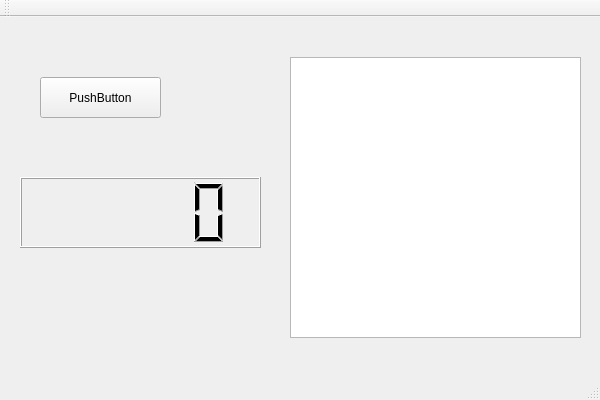
<?xml version="1.0" encoding="UTF-8"?>
<ui version="4.0">
 <class>qttestClass</class>
 <widget class="QMainWindow" name="qttestClass">
  <property name="geometry">
   <rect>
    <x>0</x>
    <y>0</y>
    <width>600</width>
    <height>400</height>
   </rect>
  </property>
  <property name="windowTitle">
   <string>qttest</string>
  </property>
  <widget class="QWidget" name="centralWidget">
   <widget class="QPushButton" name="pushButton">
    <property name="geometry">
     <rect>
      <x>40</x>
      <y>60</y>
      <width>121</width>
      <height>41</height>
     </rect>
    </property>
    <property name="text">
     <string>PushButton</string>
    </property>
   </widget>
   <widget class="QLCDNumber" name="lcdNumber">
    <property name="geometry">
     <rect>
      <x>20</x>
      <y>160</y>
      <width>241</width>
      <height>71</height>
     </rect>
    </property>
   </widget>
   <widget class="QTextBrowser" name="textBrowser">
    <property name="geometry">
     <rect>
      <x>290</x>
      <y>40</y>
      <width>291</width>
      <height>281</height>
     </rect>
    </property>
   </widget>
  </widget>
  <widget class="QMenuBar" name="menuBar">
   <property name="geometry">
    <rect>
     <x>0</x>
     <y>0</y>
     <width>600</width>
     <height>23</height>
    </rect>
   </property>
  </widget>
  <widget class="QToolBar" name="mainToolBar">
   <attribute name="toolBarArea">
    <enum>TopToolBarArea</enum>
   </attribute>
   <attribute name="toolBarBreak">
    <bool>false</bool>
   </attribute>
  </widget>
  <widget class="QStatusBar" name="statusBar"/>
 </widget>
 <layoutdefault spacing="6" margin="11"/>
 <resources>
  <include location="qttest.qrc"/>
 </resources>
 <connections/>
</ui>
